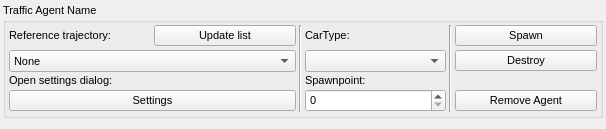
<?xml version="1.0" encoding="UTF-8"?>
<ui version="4.0">
 <class>Form</class>
 <widget class="QWidget" name="Form">
  <property name="geometry">
   <rect>
    <x>0</x>
    <y>0</y>
    <width>606</width>
    <height>122</height>
   </rect>
  </property>
  <property name="windowTitle">
   <string>Form</string>
  </property>
  <layout class="QGridLayout" name="gridLayout">
   <property name="leftMargin">
    <number>3</number>
   </property>
   <property name="topMargin">
    <number>3</number>
   </property>
   <property name="rightMargin">
    <number>3</number>
   </property>
   <item row="0" column="0">
    <widget class="QGroupBox" name="group_traffic_agent">
     <property name="minimumSize">
      <size>
       <width>600</width>
       <height>0</height>
      </size>
     </property>
     <property name="font">
      <font>
       <pointsize>8</pointsize>
      </font>
     </property>
     <property name="title">
      <string>Traffic Agent Name</string>
     </property>
     <layout class="QGridLayout" name="gridLayout_2">
      <property name="leftMargin">
       <number>3</number>
      </property>
      <property name="topMargin">
       <number>3</number>
      </property>
      <property name="rightMargin">
       <number>3</number>
      </property>
      <property name="bottomMargin">
       <number>3</number>
      </property>
      <property name="horizontalSpacing">
       <number>3</number>
      </property>
      <property name="verticalSpacing">
       <number>2</number>
      </property>
      <item row="0" column="5">
       <widget class="QLabel" name="label_2">
        <property name="font">
         <font>
          <pointsize>8</pointsize>
         </font>
        </property>
        <property name="text">
         <string>CarType:</string>
        </property>
       </widget>
      </item>
      <item row="3" column="5">
       <widget class="QLabel" name="lblSpawnpoints">
        <property name="font">
         <font>
          <pointsize>8</pointsize>
          <weight>50</weight>
          <bold>false</bold>
         </font>
        </property>
        <property name="text">
         <string>Spawnpoint:</string>
        </property>
       </widget>
      </item>
      <item row="2" column="2" colspan="2">
       <widget class="QComboBox" name="combo_box_traffic_trajectory">
        <property name="sizePolicy">
         <sizepolicy hsizetype="Preferred" vsizetype="Fixed">
          <horstretch>0</horstretch>
          <verstretch>0</verstretch>
         </sizepolicy>
        </property>
        <property name="minimumSize">
         <size>
          <width>250</width>
          <height>0</height>
         </size>
        </property>
        <property name="font">
         <font>
          <pointsize>8</pointsize>
          <weight>50</weight>
          <bold>false</bold>
         </font>
        </property>
        <item>
         <property name="text">
          <string>None</string>
         </property>
        </item>
       </widget>
      </item>
      <item row="4" column="7">
       <widget class="QPushButton" name="btn_remove_traffic_agent">
        <property name="font">
         <font>
          <pointsize>8</pointsize>
         </font>
        </property>
        <property name="text">
         <string>Remove Agent</string>
        </property>
       </widget>
      </item>
      <item row="0" column="2">
       <widget class="QLabel" name="lblHcrtitle">
        <property name="font">
         <font>
          <pointsize>8</pointsize>
          <weight>50</weight>
          <bold>false</bold>
         </font>
        </property>
        <property name="text">
         <string>Reference trajectory:</string>
        </property>
       </widget>
      </item>
      <item row="0" column="7">
       <widget class="QPushButton" name="btn_spawn">
        <property name="font">
         <font>
          <pointsize>8</pointsize>
         </font>
        </property>
        <property name="text">
         <string>Spawn</string>
        </property>
       </widget>
      </item>
      <item row="2" column="5">
       <widget class="QComboBox" name="combo_car_type">
        <property name="font">
         <font>
          <pointsize>8</pointsize>
         </font>
        </property>
       </widget>
      </item>
      <item row="4" column="5">
       <widget class="QSpinBox" name="spin_spawn_points">
        <property name="font">
         <font>
          <pointsize>8</pointsize>
         </font>
        </property>
       </widget>
      </item>
      <item row="2" column="7">
       <widget class="QPushButton" name="btn_destroy">
        <property name="font">
         <font>
          <pointsize>8</pointsize>
         </font>
        </property>
        <property name="text">
         <string>Destroy</string>
        </property>
       </widget>
      </item>
      <item row="0" column="6" rowspan="5">
       <widget class="Line" name="line">
        <property name="orientation">
         <enum>Qt::Vertical</enum>
        </property>
       </widget>
      </item>
      <item row="0" column="4" rowspan="5">
       <widget class="Line" name="line_3">
        <property name="orientation">
         <enum>Qt::Vertical</enum>
        </property>
       </widget>
      </item>
      <item row="0" column="3">
       <widget class="QPushButton" name="btn_update_hcr_list">
        <property name="sizePolicy">
         <sizepolicy hsizetype="Preferred" vsizetype="Preferred">
          <horstretch>0</horstretch>
          <verstretch>0</verstretch>
         </sizepolicy>
        </property>
        <property name="font">
         <font>
          <pointsize>8</pointsize>
          <weight>50</weight>
          <bold>false</bold>
         </font>
        </property>
        <property name="text">
         <string>Update list</string>
        </property>
       </widget>
      </item>
      <item row="4" column="2" colspan="2">
       <widget class="QPushButton" name="btn_traffic_car_settings">
        <property name="font">
         <font>
          <pointsize>8</pointsize>
         </font>
        </property>
        <property name="text">
         <string>Settings</string>
        </property>
       </widget>
      </item>
      <item row="3" column="2">
       <widget class="QLabel" name="label">
        <property name="font">
         <font>
          <pointsize>8</pointsize>
         </font>
        </property>
        <property name="text">
         <string>Open settings dialog:</string>
        </property>
       </widget>
      </item>
     </layout>
    </widget>
   </item>
  </layout>
 </widget>
 <resources/>
 <connections/>
</ui>
